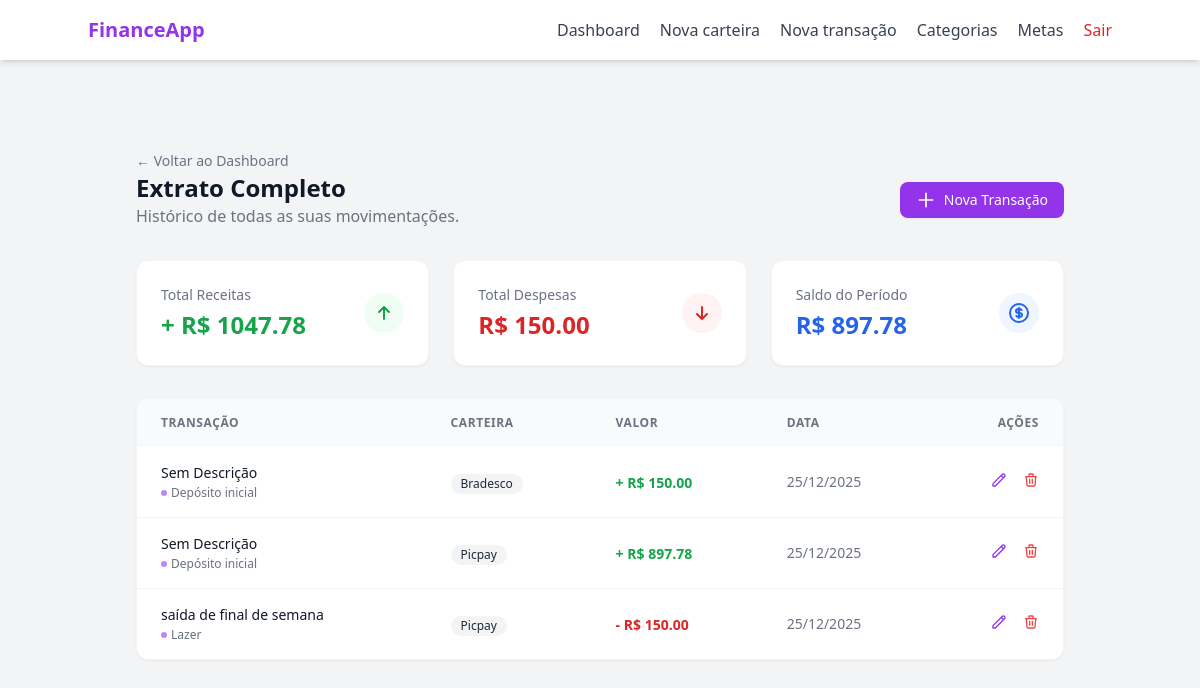
Screenshot of /transaction (signed in) with the database file from the repository.
### models/transaction.py (models this page shows, shortened)
class Transaction(db.Model):
    __tablename__ = "transactions"
    id = db.Column(db.Integer, primary_key= True)
    transaction_type = db.Column(db.String(20), nullable= False)
    value = db.Column(db.Float, nullable= False)
    created_at = db.Column(db.DateTime, default= lambda: datetime.now(timezone.utc).date())
    description = db.Column(db.String(100), nullable= True)
    wallet_id = db.Column(db.Integer, db.ForeignKey("wallets.id"), nullable= False)
    category_id = db.Column(db.Integer, db.ForeignKey("categories.id"), nullable= False)
    category = db.relationship("Category", backref= "transactions", lazy= True)
    wallet = db.relationship("Wallet", backref= "transactions", lazy= True)

### models/category.py (models this page shows, shortened)
class Category(db.Model):
    __tablename__ = "categories"
    id = db.Column(db.Integer, primary_key= True)
    name = db.Column(db.String(100), nullable= False)
    type = db.Column(db.String(20), nullable= False)
    __mapper_args__ = {
        "polymorphic_on": type,
        "polymorphic_identity": "category"
    }

class UserCategory(Category):
    __mapper_args__ = {
        "polymorphic_identity": "user"
    }
    user_id = db.Column(db.Integer, db.ForeignKey("users.id"), nullable= True)

### models/wallet.py (models this page shows, shortened)
class Wallet(db.Model):
    __tablename__ = "wallets"
    id = db.Column(db.Integer, primary_key= True)
    wallet_name = db.Column(db.String(100), nullable= False)
    initial_balance = db.Column(db.Float, default= 0.0)
    current_balance = db.Column(db.Float, default= 0.0)
    is_active = db.Column(db.Boolean, default= True)
    created_at = db.Column(db.DateTime, default= lambda: datetime.now(timezone.utc).date())
    user_id = db.Column(db.Integer, db.ForeignKey("users.id"), nullable= False)

### routes/transaction_routes.py (the view)
@transaction_bp.route("", methods=["GET"])
@login_required
def transaction_page():
    transactions = TransactionController.get_user_transactions(user_id=current_user.id)
    total_income = sum(t.value for t in transactions if t.transaction_type == "income")
    total_expense = sum(t.value for t in transactions if t.transaction_type == "expense")
    total_balance = total_income - total_expense
    categories = CategoryController.get_user_categories(user_id= current_user.id)
    return render_template("transaction/index.html",
                           transactions=transactions,
                           total_income=total_income,
                           total_expense=total_expense,
                           total_balance=total_balance,
                           categories = categories)

### controllers/category_controller.py (called while the page is built)
    @staticmethod
    def get_user_categories(user_id):
        return UserCategory.query.filter_by(user_id= user_id).all()

### controllers/transaction_controller.py (called while the page is built)
    @staticmethod
    def get_user_transactions(user_id):
        return Transaction.query.join(Wallet).filter(Wallet.user_id == user_id).order_by(Transaction.created_at.desc()).all()

### templates/transaction/index.html (shortened to what this page needs)
{% extends "base.html" %}
{% block content %}
<div class="max-w-7xl mx-auto px-4 sm:px-6 lg:px-8 py-8">
    <div class="text-left pt-4">
        <a href="{{ url_for('main_bp.dashboard_page') }}" class="text-sm text-gray-500 hover:text-purple-600 transition-colors">
            ← Voltar ao Dashboard
        </a>
    </div>
    <div class="flex flex-col sm:flex-row justify-between items-start sm:items-center mb-8 gap-4">
        <div>
            <h1 class="text-2xl font-bold text-gray-900">Extrato Completo</h1>
            <p class="text-gray-500">Histórico de todas as suas movimentações.</p>
        </div>
        <a href="{{ url_for('transaction_bp.transaction_new_page') }}" class="inline-flex items-center px-4 py-2 bg-purple-600 hover:bg-purple-700 text-white text-sm font-medium rounded-lg transition-colors shadow-sm">
            <svg class="w-5 h-5 mr-2" fill="none" stroke="currentColor" viewBox="0 0 24 24"><path stroke-linecap="round" stroke-linejoin="round" stroke-width="2" d="M12 4v16m8-8H4"></path></svg>
            Nova Transação
        </a>
    </div>
    <div class="grid grid-cols-1 md:grid-cols-3 gap-6 mb-8">
        <div class="bg-white p-6 rounded-xl border border-gray-100 shadow-sm flex items-center justify-between">
            <div>
                <p class="text-sm text-gray-500 mb-1">Total Receitas</p>
                <h3 class="text-2xl font-bold text-green-600">+ R$ {{ "%.2f"|format(total_income) }}</h3>
            </div>
            <div class="w-10 h-10 rounded-full bg-green-50 flex items-center justify-center text-green-600">
                <svg class="w-6 h-6" fill="none" stroke="currentColor" viewBox="0 0 24 24"><path stroke-linecap="round" stroke-linejoin="round" stroke-width="2" d="M7 11l5-5m0 0l5 5m-5-5v12"></path></svg>
            </div>
        </div>
        <div class="bg-white p-6 rounded-xl border border-gray-100 shadow-sm flex items-center justify-between">
            <div>
                <p class="text-sm text-gray-500 mb-1">Total Despesas</p>
                <h3 class="text-2xl font-bold text-red-600">R$ {{ "%.2f"|format(total_expense) }}</h3>
            </div>
            <div class="w-10 h-10 rounded-full bg-red-50 flex items-center justify-center text-red-600">
                <svg class="w-6 h-6" fill="none" stroke="currentColor" viewBox="0 0 24 24"><path stroke-linecap="round" stroke-linejoin="round" stroke-width="2" d="M17 13l-5 5m0 0l-5-5m5 5V6"></path></svg>
            </div>
        </div>
        <div class="bg-white p-6 rounded-xl border border-gray-100 shadow-sm flex items-center justify-between">
            <div>
                <p class="text-sm text-gray-500 mb-1">Saldo do Período</p>
                <h3 class="text-2xl font-bold {{ 'text-blue-600' if total_balance >= 0 else 'text-red-600' }}">
                    R$ {{ "%.2f"|format(total_balance) }}
                </h3>
            </div>
            <div class="w-10 h-10 rounded-full bg-blue-50 flex items-center justify-center text-blue-600">
            </div>
        </div>
    </div>
    <div class="bg-white rounded-xl shadow-sm border border-gray-100 overflow-hidden">
        <table class="w-full text-left border-collapse">
            <thead class="bg-gray-50">
                <tr>
                    <th class="px-6 py-4 text-xs font-semibold text-gray-500 uppercase tracking-wider">Transação</th>
                    <th class="px-6 py-4 text-xs font-semibold text-gray-500 uppercase tracking-wider">Carteira</th> <th class="px-6 py-4 text-xs font-semibold text-gray-500 uppercase tracking-wider">Valor</th>
                    <th class="px-6 py-4 text-xs font-semibold text-gray-500 uppercase tracking-wider">Data</th>
                    <th class="px-6 py-4 text-xs font-semibold text-gray-500 uppercase tracking-wider text-right">Ações</th>
                </tr>
            </thead>
            <tbody class="divide-y divide-gray-100">
                {% for transaction in transactions %}
                <tr class="hover:bg-gray-50 transition-colors group">
                    <td class="px-6 py-4">
                        <div class="flex flex-col">
                            <span class="text-sm font-medium text-gray-900">{{ transaction.description if transaction.description else 'Sem Descrição' }}</span>
                            <span class="text-xs text-gray-500 flex items-center gap-1 mt-0.5">
                                <span class="w-1.5 h-1.5 rounded-full bg-purple-400"></span>
                                {{ transaction.category.name if transaction.category else 'Sem Categoria' }}
                            </span>
                        </div>
                    </td>
                    <td class="px-6 py-4">
                        <span class="inline-flex items-center px-2.5 py-0.5 rounded-full text-xs font-medium bg-gray-100 text-gray-800">
                            {{ transaction.wallet.wallet_name }}
                        </span>
                    </td>
                    <td class="px-6 py-4 whitespace-nowrap">
                        <span class="text-sm font-bold {{ 'text-green-600' if transaction.transaction_type == 'income' else 'text-red-600' }}">
                            {{ "-" if transaction.transaction_type == 'expense' else "+" }} R$ {{ "%.2f"|format(transaction.value) }}
                        </span>
                    </td>
                    <td class="px-6 py-4 whitespace-nowrap text-sm text-gray-500">
                        {{ transaction.created_at.strftime('%d/%m/%Y') }}
                    </td>
                    <td class="px-6 py-4 text-right">
                        <button class="text-purple-600 hover:text-purple-700 mr-3"
                            title="Editar"
                            onclick="openEditTransactionModal(
                                '{{ url_for('transaction_bp.edit_transaction', transaction_id=transaction.id) }}',
                                '{{transaction.value}}',
                                '{{ transaction.created_at.strftime('%Y-%m-%d') if transaction.created_at else '' }}',
                                '{{transaction.description}}',
                                '{{transaction.category_id}}'
                            )"
                            {% if transaction.category.type == 'system' %} disabled {% endif %}>
                            <svg class="w-4 h-4" fill="none" stroke="currentColor" viewBox="0 0 24 24"><path stroke-linecap="round" stroke-linejoin="round" stroke-width="2" d="M15.232 5.232l3.536 3.536m-2.036-5.036a2.5 2.5 0 113.536 3.536L6.5 21.036H3v-3.572L16.732 3.732z"></path></svg>
                        </button>
                        <button class="text-red-500 hover:text-red-700"
                            title="Deletar"
                            onclick="openConfirmModal(
                            '{{ url_for('transaction_bp.delete_transaction', transaction_id=transaction.id) }}',
                            'Excluir Transação',
                            'Tem certeza que deseja apagar a transação de R$ {{ transaction.value }}? O saldo da carteira será atualizado.'
                            )"
                            class="text-red-600 hover:text-red-800 hover:underline transition-colors font-medium text-sm flex items-center gap-1"
                            {% if transaction.category.type == 'system' %} disabled {% endif %}>
                            <svg class="w-4 h-4" fill="none" stroke="currentColor" viewBox="0 0 24 24"><path stroke-linecap="round" stroke-linejoin="round" stroke-width="2" d="M19 7l-.867 12.142A2 2 0 0116.138 21H7.862a2 2 0 01-1.995-1.858L5 7m5 4v6m4-6v6m1-10V4a1 1 0 00-1-1h-4a1 1 0 00-1 1v3M4 7h16"></path></svg>
                        </button>
                    </td>
                </tr>
                {% endfor %}
            </tbody>
        </table>
    </div>
</div>
{% endblock %}

### templates/base.html (shortened to what this page needs)
<!DOCTYPE html>
<html lang="pt-BR">
<head>
    <script src="https://cdn.tailwindcss.com"></script>
</head>
<body class="bg-gray-100 text-gray-800">
    <header class="bg-white shadow-md p-4">
        <div class="max-w-5xl mx-auto flex items-center justify-between">
            <div class="text-xl font-bold text-purple-600">
                FinanceApp
            </div>
            <nav class="flex items-center gap-5 text-gray-700">
                <a href="/dashboard" class="hover:text-purple-600 transition">Dashboard</a>
                <a href="/wallet/new" class="hover:text-purple-600 transition">Nova carteira</a>
                <a href="/transaction/new" class="hover:text-purple-600 transition">Nova transação</a>
                <a href="{{ url_for('category_bp.category_index_page') }}" class="hover:text-purple-600 transition">Categorias</a>
                <a href="{{ url_for('goal_bp.goal_index_page') }}" class="hover:text-purple-600 transition">Metas</a>
                <a href="{{ url_for('auth_bp.logout') }}"
                   class="text-red-600 font-medium hover:text-red-700 transition">
                    Sair
                </a>
            </nav>
        </div>
    </header>
    <main class="max-w-5xl mx-auto py-10 px-4">
        {% block content %}
        {% endblock %}
    </main>
</body>
</html>

### rows the page displays
Transaction: transaction_type "+", value "150.00"
Transaction: transaction_type "+", value "897.78"
Transaction: transaction_type "-", value "150.00"

### other values shown
{{ "%.2f"|format(total_income) }} "1047.78"
{{ "%.2f"|format(total_expense) }} "150.00"
{{ "%.2f"|format(total_balance) }} "897.78"
